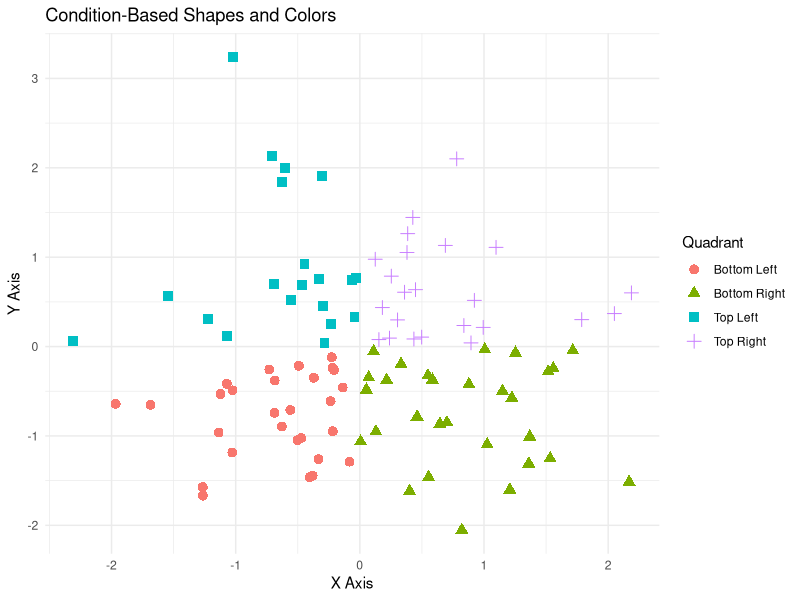

Write R code to recreate this figure.
library(ggplot2)

set.seed(123)
data <- data.frame(
  x = rnorm(100),
  y = rnorm(100)
)

data$group <- with(data, ifelse(x > 0 & y > 0, "Top Right",
                                ifelse(x < 0 & y > 0, "Top Left",
                                       ifelse(x < 0 & y < 0, "Bottom Left", "Bottom Right"))))

ggplot(data, aes(x = x, y = y, color = group, shape = group)) +
  geom_point(size = 3) +
  labs(title = "Condition-Based Shapes and Colors",
       x = "X Axis", y = "Y Axis", color = "Quadrant", shape = "Quadrant") +
  theme_minimal()
